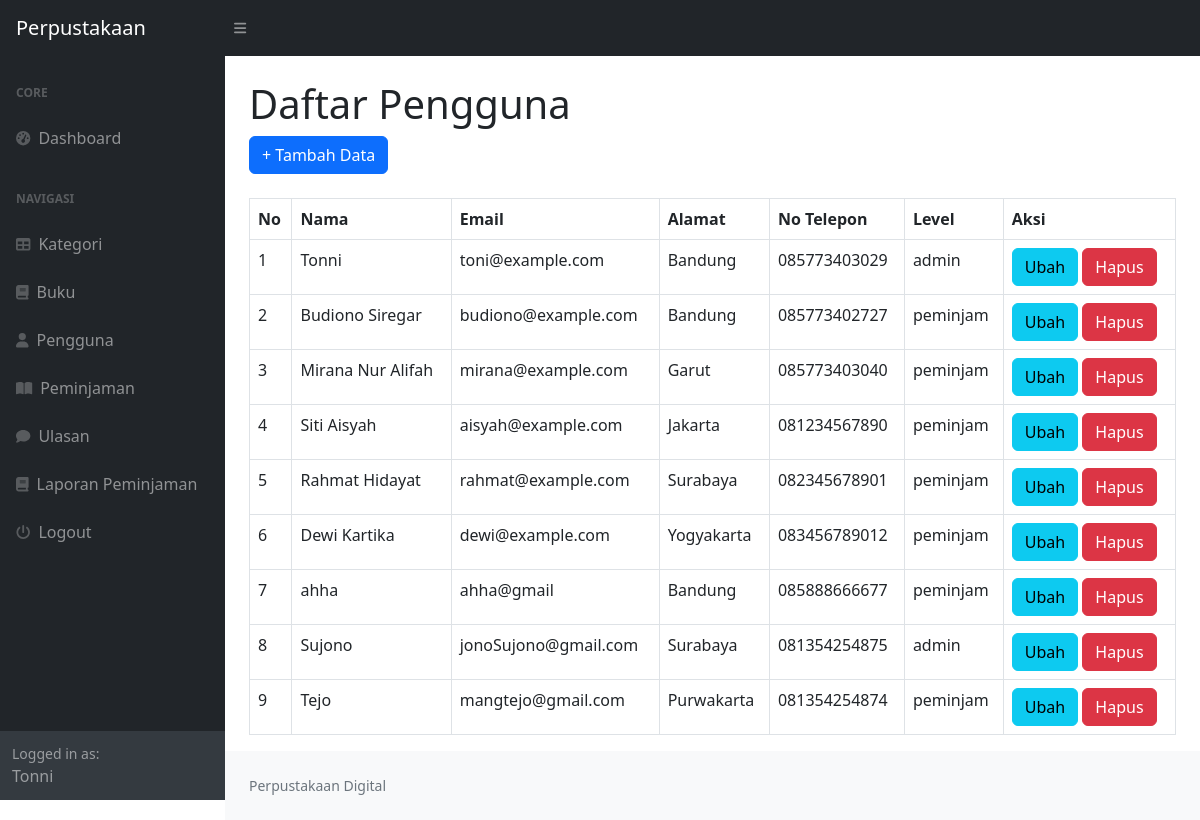
The app's page /index.php?page=user (signed in) with its own data.
### tables this page shows
CREATE TABLE `user` (
  `id_user` int(11) NOT NULL,
  `nama` varchar(255) DEFAULT NULL,
  `username` varchar(255) DEFAULT NULL,
  `password` varchar(255) DEFAULT NULL,
  `email` varchar(255) DEFAULT NULL,
  `alamat` text DEFAULT NULL,
  `no_telepon` varchar(255) DEFAULT NULL,
  `level` enum('admin','peminjam') DEFAULT NULL
);

### user.php (the view)
<h1 class="mt-4">Daftar Pengguna</h1>
<div class="row">
    <div class="col-md-12">
        <a href="?page=user_tambah" class="btn btn-primary">+ Tambah Data</a>
        <br>
        <br>
        <table class="table table-bordered" id="dataTable" width="100%" cellspacin="5">
            <tr>
                <th>No</th>
                <th>Nama</th>
                <th>Email</th>
                <th>Alamat</th>
                <th>No Telepon</th>
                <th>Level</th>
                <th>Aksi</th>
            </tr>
            <?php
            $i = 1;
                $query = mysqli_query($koneksi, "SELECT id_user, nama, username, email, alamat, no_telepon, level FROM user");
                while($data = mysqli_fetch_array($query)){
                    ?>
                    <tr>
                        <td><?php echo $i++?></td>
                        <td><?php echo $data['nama']; ?></td>
                        <td><?php echo $data['email']; ?></td>
                        <td><?php echo $data['alamat']; ?></td>
                        <td><?php echo $data['no_telepon']; ?></td>
                        <td><?php echo $data['level']; ?></td>
                        <td>
                            <a href="?page=user_ubah&&id=<?php echo $data['id_user']; ?>" class="btn btn-info">Ubah</a>
                            <a onclick="return confirm('Apakah Anda Akan menghapus data ini')" href="?page=user_hapus&&id=<?php echo $data['id_user']; ?>" class="btn btn-danger">Hapus</a>
                        </td>
                    <tr>
                        <?php
                }
            ?>
        </table>
    </div>
</div>

### records on screen
user: nama "Tonni", email "toni@example.com", alamat "Bandung", no_telepon "085773403029", level "admin"
user: nama "Budiono Siregar", email "budiono@example.com", alamat "Bandung", no_telepon "085773402727", level "peminjam"
user: nama "Mirana Nur Alifah", email "mirana@example.com", alamat "Garut", no_telepon "085773403040", level "peminjam"
user: nama "Siti Aisyah", email "aisyah@example.com", alamat "Jakarta", no_telepon "081234567890", level "peminjam"
user: nama "Rahmat Hidayat", email "rahmat@example.com", alamat "Surabaya", no_telepon "082345678901", level "peminjam"
user: nama "Dewi Kartika", email "dewi@example.com", alamat "Yogyakarta", no_telepon "083456789012", level "peminjam"
user: nama "ahha", email "ahha@gmail", alamat "Bandung", no_telepon "085888666677", level "peminjam"
user: nama "Sujono", email "jonoSujono@gmail.com", alamat "Surabaya", no_telepon "081354254875", level "admin"
user: nama "Tejo", email "mangtejo@gmail.com", alamat "Purwakarta", no_telepon "081354254874", level "peminjam"

### other values on screen
$_SESSION['user']['nama'] "Tonni"
